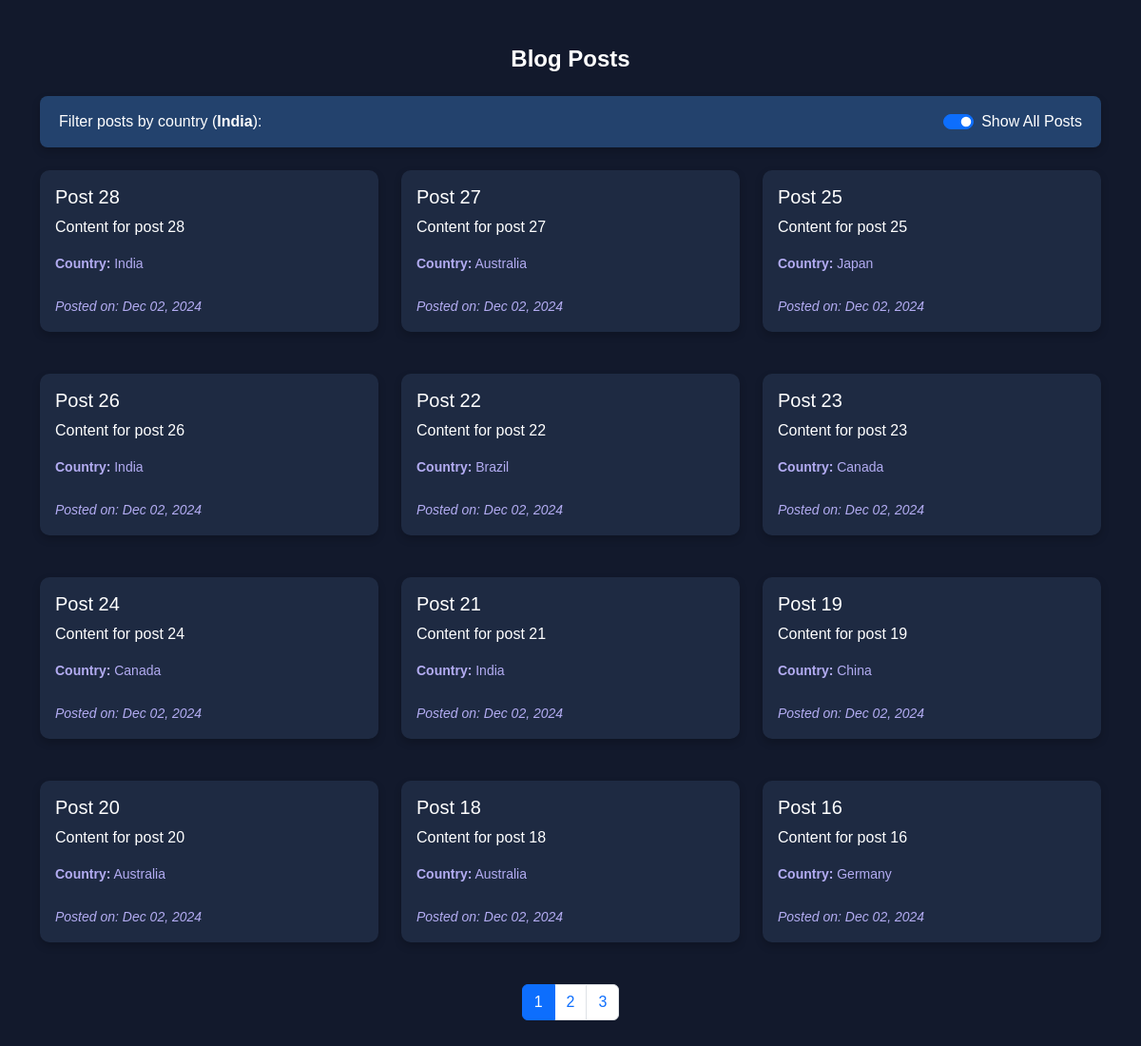
The page / on the database its author committed.
### blog/models.py (models this page shows, shortened)
class BlogPost(models.Model):
    title = models.CharField(max_length=255)
    content = models.TextField()
    country = models.CharField(max_length=100, blank=True, null=True)
    created_at = models.DateTimeField(auto_now_add=True)

### blog/views.py (the view)
# urls.py: path('', views.post_list, name='post_list'),
def post_list(request):
    country = get_user_country(request=request)
    page = request.GET.get('page')
    posts = BlogPost.objects.all().order_by('-created_at')
    paginator = Paginator(posts, 12)
    page_obj = paginator.get_page(page)
    context = {
        'posts': page_obj.object_list,
        'page_obj': page_obj,
        'country': country,
    }
    return render(request, 'blog/post_list.html', context)

### blog/utils.py (called while the page is built)
def get_user_country(request):
    return "India"

### blog/templates/blog/post_list.html (shortened to what this page needs)
<!DOCTYPE html>
<html lang="en">
<head>
  <link href="https://cdn.jsdelivr.net/npm/bootstrap@5.3.0-alpha3/dist/css/bootstrap.min.css" rel="stylesheet">
</head>
<body>
  <div class="container py-5">
    <h1 class="text-center mb-4">Blog Posts</h1>
    <div class="toggle-bar mb-4">
      <span>Filter posts by country (<strong>{{ country }}</strong>):</span>
      <div class="form-check form-switch toggle-switch">
        <input
          class="form-check-input"
          type="checkbox"
          id="filterToggle"
          checked
        >
        <label class="form-check-label" for="filterToggle">Show All Posts</label>
      </div>
    </div>
    <div class="row g-4" id="blogPostsContainer">
      {% for post in posts %}
      <div class="col-md-4 blog-post" data-country="{{ post.country }}">
        <div class="card p-3">
          <h5>{{ post.title }}</h5>
          <p>{{ post.content|truncatechars:100 }}</p>
          <small><strong>Country:</strong> {{ post.country }}</small>
          <br>
          <small><em>Posted on: {{ post.created_at|date:"M d, Y" }}</em></small>
        </div>
      </div>
      {% empty %}
      <div class="text-center">No posts available.</div>
      {% endfor %}
    </div>
    <nav aria-label="Page navigation" class="mt-4">
      <ul class="pagination">
        {% for page in page_obj.paginator.page_range %}
        <li class="page-item {% if page == page_obj.number %}active{% endif %}">
          <a class="page-link" href="?page={{ page }}">
            {{ page }}
          </a>
        </li>
        {% endfor %}
      </ul>
    </nav>
  </div>
</body>
</html>

### blog/templates/blog/post_list.html (style rules this page uses)
body { background-color: #12192c; color: white; font-family: 'Arial', sans-serif; }
.card { background-color: #1e2a42; border: none; color: white; border-radius: 10px; box-shadow: 0 4px 8px rgba(0, 0, 0, 0.2); }
.toggle-bar { background-color: #23426d; border-radius: 8px; padding: 15px 20px; box-shadow: 0 4px 8px rgba(0, 0, 0, 0.2); }
.toggle-switch { float: right; }
.pagination { justify-content: center; }
.text-center { font-size: 24px; font-weight: bold; }
.blog-post { margin-bottom: 20px; }
.card p { font-size: 16px; }
.card small { font-size: 14px; color: #b3acf2; }

### rows shown on the page
BlogPost: title "Post 28", content "Content for post 28", country "India", created_at "Dec 02, 2024"
BlogPost: title "Post 27", content "Content for post 27", country "Australia", created_at "Dec 02, 2024"
BlogPost: title "Post 25", content "Content for post 25", country "Japan", created_at "Dec 02, 2024"
BlogPost: title "Post 26", content "Content for post 26", country "India", created_at "Dec 02, 2024"
BlogPost: title "Post 22", content "Content for post 22", country "Brazil", created_at "Dec 02, 2024"
BlogPost: title "Post 23", content "Content for post 23", country "Canada", created_at "Dec 02, 2024"
BlogPost: title "Post 24", content "Content for post 24", country "Canada", created_at "Dec 02, 2024"
BlogPost: title "Post 21", content "Content for post 21", country "India", created_at "Dec 02, 2024"
BlogPost: title "Post 19", content "Content for post 19", country "China", created_at "Dec 02, 2024"
BlogPost: title "Post 20", content "Content for post 20", country "Australia", created_at "Dec 02, 2024"
BlogPost: title "Post 18", content "Content for post 18", country "Australia", created_at "Dec 02, 2024"
BlogPost: title "Post 16", content "Content for post 16", country "Germany", created_at "Dec 02, 2024"

### other values the page prints
{{ country }} "India"
{{ page }} "1" "2" "3"
